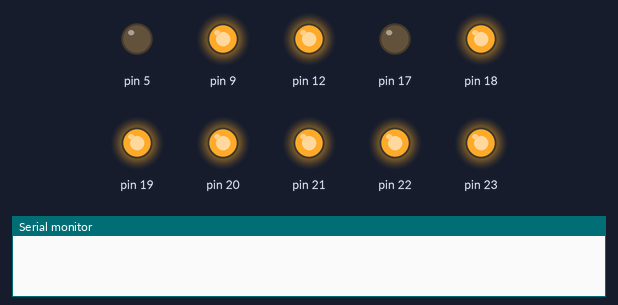
Simulated run of this program. Board: Arduino Micro, built with avr-gcc and run on an emulated ATmega32U4. Parts: output pins drawn as LEDs (lit = HIGH), the last lines printed to the serial monitor. At 1.0 s the program stops and its outputs stay as they are.

Above: at 0.1 s.
At 1.1 s:
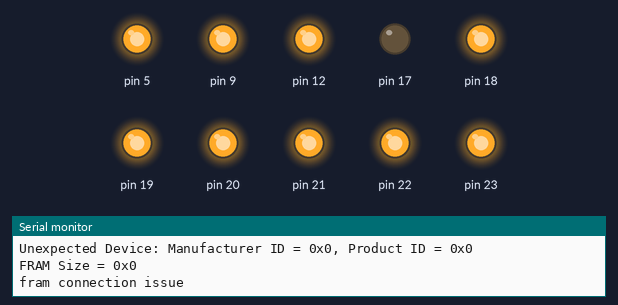
Timing chart, 0 to 2.5 s (numbered marks = the images above):
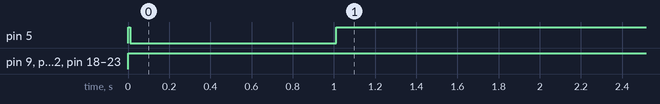

The program:

main.cpp
```cpp
#include <Arduino.h>
#include "gpio.h"
#include "board.h"
#include <Adafruit_FRAM_SPI.h>

void setup()
{
        // init various components on the board
        boardInit();

        // Set set all (CS) to be HIGH state (disabled)
        gpioInit(PIN::HG_ACCEL_CS, PIN_MODE::OUTPUT_M, PIN_STATE::HIGH_S);
        gpioInit(PIN::IMU_CS, PIN_MODE::OUTPUT_M, PIN_STATE::HIGH_S);
        gpioInit(PIN::BARO_CS, PIN_MODE::OUTPUT_M, PIN_STATE::HIGH_S);
        gpioInit(PIN::TEL_CS, PIN_MODE::OUTPUT_M, PIN_STATE::HIGH_S);
        gpioInit(PIN::FRAM_CS, PIN_MODE::OUTPUT_M, PIN_STATE::HIGH_S);

        // The FRAM !(HOLD) is not used by the current library, set HIGH to disable
        gpioInit(PIN::FRAM_HOLD, PIN_MODE::OUTPUT_M, PIN_STATE::HIGH_S);

        // led pins for debugging
        gpioInit(PIN::LED_R, PIN_MODE::OUTPUT_M, PIN_STATE::HIGH_S);
        gpioInit(PIN::LED_G, PIN_MODE::OUTPUT_M, PIN_STATE::HIGH_S);
        gpioInit(PIN::LED_B, PIN_MODE::OUTPUT_M, PIN_STATE::HIGH_S);

        // wait for serial console opens (for debug)
        while (!Serial) {
                delay(1);
        }

        // send init message
        gpioSet(PIN::LED_R, PIN_STATE::LOW_S);
        delay(1000);
        Serial.println(F("board init complete"));
        gpioSet(PIN::LED_R, PIN_STATE::HIGH_S);

        // initalize the FRAM
        Adafruit_FRAM_SPI fram = Adafruit_FRAM_SPI(PIN::FRAM_CS);
        if (fram.begin()) {
                Serial.println(F("fram connected"));
        } else {
                Serial.println(F("fram connection issue"));
                while (true)
                {
                        delay(1);
                }
        }

        // this chip uses 3 bytes for addressing size pg. 9
        fram.setAddressSize(3);

        // enable writing to the fram
        fram.writeEnable(true); //not sure if this needs to be disabled to read?

        // read all 262,144 8 byte words
        // byte addressable, zero indexed
        gpioSet(PIN::LED_B, PIN_STATE::LOW_S);
        Serial.println(F("reading from FRAM"));
        uint8_t tempval = 0;
        uint8_t readError = 0;
        for (uint32_t i = 0; i < 262144; i++)
        {
                tempval = fram.read8(i); // read the value stored in the fram

                // check if the value is correct
                if (tempval != (static_cast<uint8_t>(i & 0xFF))) {
                        // error occured
                        Serial.println(F("Read Data Mismatch!"));
                        readError++;
                        gpioSet(PIN::LED_R, PIN_STATE::LOW_S); //error LED
                }
        }
        gpioSet(PIN::LED_B, PIN_STATE::HIGH_S);

        if (readError == 0) {
                Serial.println(F("Fram Read Verified Successfully"));
                gpioSet(PIN::LED_G, PIN_STATE::LOW_S);
        } else {
                Serial.print(F("There were "));
                Serial.print(readError);
                Serial.print(F(" errors detected!"));
        }

        while (true) { ; } // never end
        return;
}

void loop()
{
        ;
}
```

board.h
```cpp
/*
        This file is a PCB and Microcontroller specific file that specifies how
the different components on the altimeter are connected together. The hope is that
in the future if a new altimeter is created, simply changing this file will restore
previous functionality.

Author: Seth Sievers
Date: 9/28/24
*/

#include <stdint.h>

#ifndef BOARD_H
#define BOARD_H

/* ------------------------------ PIN_CONSTANTS ----------------------------- */
// enum defining which pin number is connected to a function
// these are using Arduino compatible pin numbers
enum PIN : uint8_t
{
        // RGB LED Pins
        LED_R = 5,
        LED_G = 9,
        LED_B = 12,

        // Pyro Pins
        CH1_FIRE = 17, // (RXLED = IO17)
        CH1_DETECT = 8,
        CH2_FIRE = 30, // (TXLED = IO30)
        CH2_DETECT = 10,

        // SPI Pins & CS
        SPI_SCK= 15,
        SPI_MOSI = 16,
        SPI_MISO = 14,
        BARO_CS = 20,
        TEL_CS = 21,
        HG_ACCEL_CS = 19,
        IMU_CS = 18,
        FRAM_CS = 23,
        FRAM_HOLD = 22,
        BUZZER = 13
};
/* -------------------------------------------------------------------------- */

/* -------------------------- FUNCTION_DECLARATION -------------------------- */
// Desc: Intiializes some specific register settings for the atmega32u4
// Args: None
// Returns: Nothing
void boardInit();
/* -------------------------------------------------------------------------- */

#endif
```

board.cpp
```cpp
/*
        This is the implementation file for any functions from the board.h file
*/

#include "board.h"
#include <avr/io.h>
#include "gpio.h"
#include <Arduino.h>
#include <SPI.h>

/* --------------------------- FUNCTION_DEFINTIONS -------------------------- */
void boardInit()
{
        // because of how the SRAD-FC has its USB port connected, we must disable the
        // internal USB voltage regulator
        UHWCON &= ~(1 << UVREGE); // SRAD Board (disable regulator)

        // The buzzer has some issues currently, Tristate the pin to disable it
        gpioInit(PIN::BUZZER, PIN_MODE::INPUT_M, PIN_STATE::INPUT_HI_Z_S);

        // Initialize CDC Serial for debugging throughout the program
        Serial.begin(9600);

        // Initialize the SPI interface that is used by most sensors
        gpioInit(PIN::CH1_FIRE, PIN_MODE::OUTPUT_M, PIN_STATE::LOW_S); // spi.begin checks this
        SPI.begin();
}
/* -------------------------------------------------------------------------- */
```

gpio.h
```cpp
/*
        This file is a microcontroller specific file (like board.h). The GPIO header
and source file will define functions to initialize, set the state of, and read
GPIO pins. These functions must take in the enum defining the pin in board.h. This
Will enable cross MCU compatibility by changing the gpio.h and board.h files on a
per MCU basis
*/

#ifndef GPIO_H
#define GPIO_H

#include "board.h"
#include <stdint.h>

/* ----------------------------- ENUM_CONSTANTS ----------------------------- */
// define whether a pin is an input or output
enum PIN_MODE : uint8_t
{
        INPUT_M = 0, // same as in Arduino.h
        OUTPUT_M // same as in Arduino.h
};

// define whether a pin is high or low
enum PIN_STATE : uint8_t
{
        HIGH_S = 1,
        LOW_S = 0,
        INPUT_PULLUP_S = 1, // input with pullup resistors
        INPUT_HI_Z_S = 0 // high impedance state
};
/* -------------------------------------------------------------------------- */

/* -------------------------- FUCNTION_DECLARATION -------------------------- */
// Desc: Initialize the pin as I/O and set the initial state
// Args: Enums defining the pin, mode, and state
// Returns: Nothing
void gpioInit(const PIN pin, const PIN_MODE mode, const PIN_STATE state);

// Desc: Change the state of the pin
// Args: Enums defining the pin and state
// Returns: Nothing
void gpioSet(const PIN pin, const PIN_STATE state);
/* -------------------------------------------------------------------------- */

#endif
```

gpio.cpp
```cpp
/*
        Source file for the microcontroller specific GPIO implementation.
*/

#include "gpio.h"
#include "board.h"
#include <stdint.h>
#include <Arduino.h>

/* --------------------------- FUNCTION_DEFINTIONS -------------------------- */
void gpioInit(const PIN pin, const PIN_MODE mode, const PIN_STATE state)
{
        // since this set of files is arduino based, can just call arduino land
        pinMode(pin, mode);
        digitalWrite(pin, state);
        return;
}

void gpioSet(const PIN pin, const PIN_STATE state)
{
        // arduino-land, use digitalWrite
        digitalWrite(pin, state);
        return;
}
/* -------------------------------------------------------------------------- */
```

Measured:
- by itself, pin 5: LOW → HIGH at 0.00 s, → LOW 0.01 s later, → HIGH 1.0 s later
- by itself, pin 9, pin 12, pin 18–23: LOW → HIGH at 0.00 s
